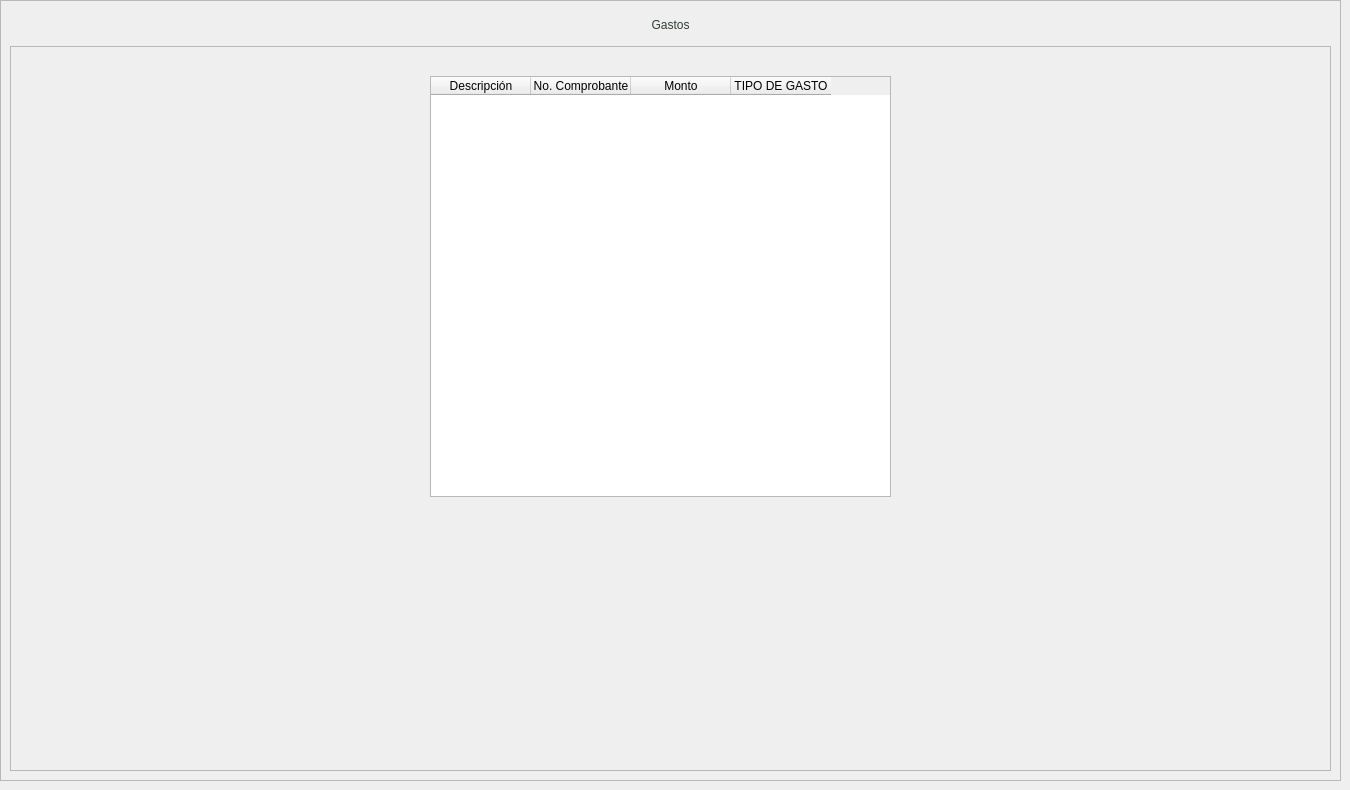
            <widget class="QWidget" name="page_5">
             <widget class="QFrame" name="frame_176">
              <property name="geometry">
               <rect>
                <x>0</x>
                <y>0</y>
                <width>1341</width>
                <height>781</height>
               </rect>
              </property>
              <property name="minimumSize">
               <size>
                <width>915</width>
                <height>0</height>
               </size>
              </property>
              <property name="frameShape">
               <enum>QFrame::StyledPanel</enum>
              </property>
              <property name="frameShadow">
               <enum>QFrame::Raised</enum>
              </property>
              <layout class="QVBoxLayout" name="verticalLayout_48">
               <item>
                <widget class="QLabel" name="label_68">
                 <property name="minimumSize">
                  <size>
                   <width>0</width>
                   <height>30</height>
                  </size>
                 </property>
                 <property name="maximumSize">
                  <size>
                   <width>16777215</width>
                   <height>30</height>
                  </size>
                 </property>
                 <property name="styleSheet">
                  <string notr="true">color: rgb(48, 60, 52);
font: bold 15pt &quot;Nunito&quot;;</string>
                 </property>
                 <property name="text">
                  <string>Gastos</string>
                 </property>
                 <property name="alignment">
                  <set>Qt::AlignCenter</set>
                 </property>
                </widget>
               </item>
               <item>
                <widget class="QFrame" name="frame_177">
                 <property name="minimumSize">
                  <size>
                   <width>0</width>
                   <height>75</height>
                  </size>
                 </property>
                 <property name="frameShape">
                  <enum>QFrame::StyledPanel</enum>
                 </property>
                 <property name="frameShadow">
                  <enum>QFrame::Raised</enum>
                 </property>
                 <widget class="QTableWidget" name="tableWidget_4">
                  <property name="geometry">
                   <rect>
                    <x>420</x>
                    <y>30</y>
                    <width>461</width>
                    <height>421</height>
                   </rect>
                  </property>
                  <column>
                   <property name="text">
                    <string>Descripción</string>
                   </property>
                  </column>
                  <column>
                   <property name="text">
                    <string>No. Comprobante</string>
                   </property>
                  </column>
                  <column>
                   <property name="text">
                    <string>Monto</string>
                   </property>
                  </column>
                  <column>
                   <property name="text">
                    <string>TIPO DE GASTO</string>
                   </property>
                  </column>
                 </widget>
                </widget>
               </item>
              </layout>
             </widget>
            </widget>
